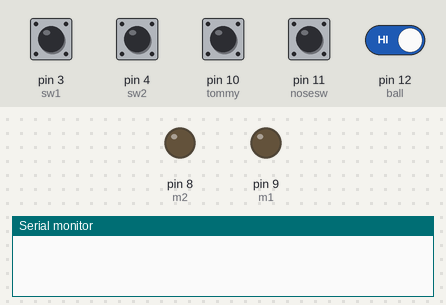
This sketch was run on a simulated Arduino Uno, built with avr-gcc and run on an emulated ATmega328P. Parts: output pins drawn as LEDs (lit = HIGH), the last lines printed to the serial monitor. Dashed ring = blinking. The test bench sets the inputs (shaded band); at power-on: pin 3 (sw1), pin 4 (sw2), pin 10 (tommy), pin 11 (nosesw), pin 12 (ball) HIGH.

Above: at 1.2 s.
1.3 s: pin 3 (sw1) pulled LOW for 0.15 s
At 3.8 s:
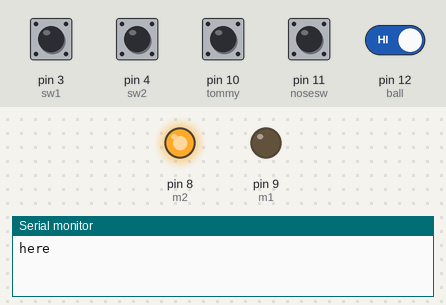
7.4 s: pin 12 (ball) driven HIGH
9.7 s: pin 12 (ball) driven LOW
At 10.9 s:
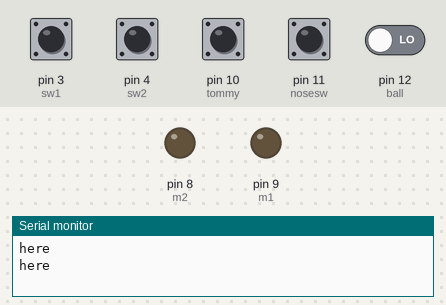
12.7 s: pin 3 (sw1) driven HIGH
14.8 s: pin 10 (tommy) pulled LOW for 0.15 s
At 15.22 s:
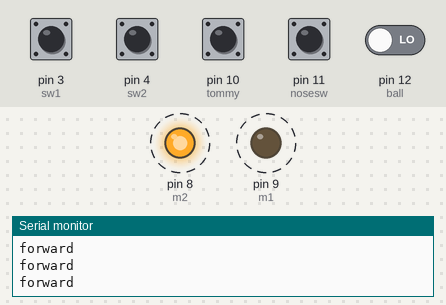
Timing chart, 0 to 17.8 s (numbered marks = the images above; inputs shaded):
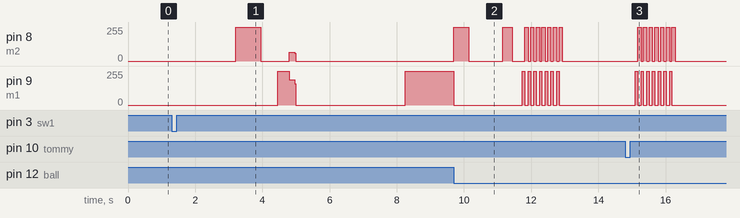

Measured:
- after the input at 1.3 s, pin 8 (m2): 0/255 → 255/255 after 1.9 s, → 0/255 0.75 s later, → 65/255 0.85 s later, → 0/255 0.16 s later; pin 9 (m1): 0/255 → 255/255 after 3.2 s, → 190/255 0.35 s later, → 0/255 0.16 s later
- after the input at 9.7 s, pin 8 (m2): goes 255/255 0.45 s, 0/255 1.0 s, 255/255 0.29 s, 0/255 0.37 s, 5 × (255/255 0.10 s, 0/255 0.07 s), then 255/255, starting at once; pin 9 (m1): 255/255 → 0/255 at once, then repeats every 0.17 s: 255/255 0.07 s, 0/255 0.10 s
- after the input at 14.8 s, pin 8 (m2): alternates 255/255 for 0.10 s and 0/255 for 0.07 s, 14 changes in all, then stays 0/255, starting after 0.37 s; pin 9 (m1): alternates 255/255 for 0.07 s and 0/255 for 0.10 s, 14 changes in all, then stays 0/255, starting after 0.30 s

The sketch:

final.ino
```cpp
#include <SoftwareSerial.h>
#include "mpr121.h"
#include <Wire.h>

SoftwareSerial quadra(18, 5);


const int m1 = 9;// push
const int m2 = 8; // full in

const int ball = 12;
const int nosesw = 11;
const int tommy = 10;
const int sw1 = 3;
const int sw2 = 4;
const int top = 13;

int x = 0;
int y = 0;
int z = 0;
int b = 0;

int t0 = 0;
int t1 = 0;
int t2 = 0;


void setup() {
    pinMode(m1, OUTPUT);
    pinMode(m2, OUTPUT);

    pinMode(sw1, INPUT);
    pinMode(sw2, INPUT);

    pinMode(ball, INPUT_PULLUP);
    pinMode(nosesw, INPUT_PULLUP);
    pinMode(tommy, INPUT_PULLUP);
    pinMode(top, INPUT_PULLUP);

    digitalWrite(m1, LOW);
    digitalWrite(m2, LOW);

    Serial.begin(115200);
    quadra.begin(19200);
    quadra.write(byte(252));
    quadra.write(byte(59));


  Serial.begin(9600);
  Wire.begin();
}


void loop() {


   if (!digitalRead(tommy)){
   y++;
   if (y == 3) {ticc(); y = 0;}
   if (y == 2) {ticb();}
   if (y == 1) {tica();}
   }

if (!digitalRead(nosesw)){
   x++;
   if (x == 3) {nosec(); x = 0;}
   if (x == 2) {walking();}
   if (x == 1) {nosea();}
}


if (!digitalRead(sw1)){
   z++;
   if (z == 3) {rollmore(); z = 0;}
   if (z == 2) {roll();}
   if (z == 1) {headstand();}
}


if (digitalRead (ball) == 0 ) {if (b == 0) {b = 1; holded(); } Serial.println("forward"); }

}


void walking(){

  soundPlay(6);
  walk(9, 230);
  pause (300);

  soundPlay(14);
  walk(12, 230);
  pause (300);

}


void holded(){

  backset();
  fwd(290);
  tice();

}
void tica(){
  soundPlay(5);
  tic(7, 100);

}

void tice(){
  soundPlay(3);
  tic(7, 100);

}

void ticb(){
    soundPlay(6);
  tic(7, 150);

}

void ticc(){
    soundPlay(14);
  tic(4, 120);
  pause (250);
  tic(5, 120);
  backset();

}


void nosea(){
  pause (300);
  soundPlay(3);
   nose (60, 50, 4);
   pause (100);
    return;


}

void noseb(){

  soundPlay(4);
   nose (40, 80, 2);
   pause (80);
   nose (50, 40, 5);
   nose (40, 80, 2);
   soundPlay(2);
   walk(5, 180);
   soundStop();
   return;
}

void nosec(){

  soundPlay(7);
   nose (80, 50, 2);
   pause (100);
   nose (60, 40, 4);
   pause (80);
   nose (40, 30, 5);

  soundPlay(1);
   walk( 5, 170);
  return;

}


void roll(){

  soundPlay(10);
  backset();
  fwd(750);
  pause (500);
  goback();
  while(digitalRead(ball)){
  }
  stoped();
  fwd(500);
  backset();
  pause (1000);

}


void headstand(){
  soundPlay(9);
  pause (1300);
  soundPlay(10);
  backset();
  fwd(750);
  pause (500);
  back(300);
  backpause(50);
  soundPlay(12);
  pause (3000);

  goback();
  while(digitalRead(ball)){
  }
  stoped();
  fwd(450);
  backset();
  pause (1000);

}


void rollmore(){
  roll();
  pause (100);
  roll();

}


void walk(int t, int s){
  int i;
  for (i = 0; i < t; i++){
  backset();
  fwd (s);
  }
  stoped();
  backset();

}

void tic(int t, int s){
  int i;
 // fwd(500);
  for (i = 0; i < t; i++){
  back(s- 30);
  fwd (s);
  }
  stoped();
//  backset();

}


void testSound(){
  int i;
for(byte i = 1; i < 19; (i++)){
    Serial.println(i);
    soundPlay(i);
    pause (2500);

  }
}


void nose(int n, int p, int t){

  int i;
  for (i = 0; i < t; i++) {
    goback();
    while(!digitalRead(sw2)){
    }
    pause (n);
    fwd(n);
    stoped();
    pause (p);
  }
  return;

}

void waitswa(){
  while(!digitalRead(sw2)) ;

}

void soundPlay(int sound){
  quadra.write(byte(sound));
  pause (300);
  return;
}


void pause (int p){
 delay (p);
}

void backset(){
  goback();
  Serial.println("here");
  while(! digitalRead(sw2)){
  }
  stoped();
  return;

}


void back (int b){
    digitalWrite(m1, HIGH);
    digitalWrite(m2, LOW);
    delay (b);
    digitalWrite(m1, LOW);
}

void backpause (int b){
  int i;
  for (i = 0; i < b; i++){
    digitalWrite(m1, HIGH);
    digitalWrite(m2, LOW);
    delay (3);
    digitalWrite(m1, LOW);
    digitalWrite(m2, HIGH);
    delay (1);
  }

    digitalWrite(m1, LOW);
    digitalWrite(m2, LOW);
  return;
}

void fwd (int f){
    digitalWrite(m1, LOW);
    digitalWrite(m2, HIGH);
    delay (f);
    digitalWrite(m2, LOW);
    return;
}


void goback(){
    digitalWrite(m1, HIGH);
    digitalWrite(m2, LOW);
    return;
}

void gofwd(){
    digitalWrite(m1, LOW);
    digitalWrite(m2, HIGH);
    return;
}

void stoped (){
    digitalWrite(m1, LOW);
    digitalWrite(m2, LOW);
    return;
}

void soundStop(){
  soundPlay(246);

}
```

mpr121.h
```cpp
/*
    MPR121.h
	April 8, 2010
	by: Jim Lindblom
*/

// MPR121 Register Defines
#define MHD_R	0x2B
#define NHD_R	0x2C
#define	NCL_R 	0x2D
#define	FDL_R	0x2E
#define	MHD_F	0x2F
#define	NHD_F	0x30
#define	NCL_F	0x31
#define	FDL_F	0x32
#define	ELE0_T	0x41
#define	ELE0_R	0x42
#define	ELE1_T	0x43
#define	ELE1_R	0x44
#define	ELE2_T	0x45
#define	ELE2_R	0x46
#define	ELE3_T	0x47
#define	ELE3_R	0x48
#define	ELE4_T	0x49
#define	ELE4_R	0x4A
#define	ELE5_T	0x4B
#define	ELE5_R	0x4C
#define	ELE6_T	0x4D
#define	ELE6_R	0x4E
#define	ELE7_T	0x4F
#define	ELE7_R	0x50
#define	ELE8_T	0x51
#define	ELE8_R	0x52
#define	ELE9_T	0x53
#define	ELE9_R	0x54
#define	ELE10_T	0x55
#define	ELE10_R	0x56
#define	ELE11_T	0x57
#define	ELE11_R	0x58
#define	FIL_CFG	0x5D
#define	ELE_CFG	0x5E
#define GPIO_CTRL0	0x73
#define	GPIO_CTRL1	0x74
#define GPIO_DATA	0x75
#define	GPIO_DIR	0x76
#define	GPIO_EN		0x77
#define	GPIO_SET	0x78
#define	GPIO_CLEAR	0x79
#define	GPIO_TOGGLE	0x7A
#define	ATO_CFG0	0x7B
#define	ATO_CFGU	0x7D
#define	ATO_CFGL	0x7E
#define	ATO_CFGT	0x7F


// Global Constants
#define TOU_THRESH	0x06
#define	REL_THRESH	0x0A
```
